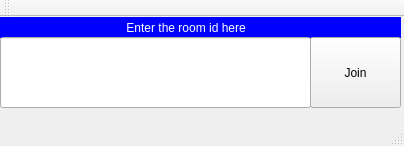
<?xml version="1.0" encoding="UTF-8"?>
<ui version="4.0">
 <class>LobbyIDClass</class>
 <widget class="QMainWindow" name="LobbyIDClass">
  <property name="geometry">
   <rect>
    <x>0</x>
    <y>0</y>
    <width>404</width>
    <height>146</height>
   </rect>
  </property>
  <property name="windowTitle">
   <string>LobbyID</string>
  </property>
  <widget class="QWidget" name="centralWidget">
   <widget class="QLabel" name="label">
    <property name="geometry">
     <rect>
      <x>0</x>
      <y>0</y>
      <width>401</width>
      <height>21</height>
     </rect>
    </property>
    <property name="styleSheet">
     <string notr="true">background-color: rgb(0, 0, 255);
color: rgb(255, 255, 255);</string>
    </property>
    <property name="text">
     <string>                                      Enter the room id here</string>
    </property>
   </widget>
   <widget class="QPushButton" name="JoinRoomButton">
    <property name="geometry">
     <rect>
      <x>310</x>
      <y>20</y>
      <width>91</width>
      <height>71</height>
     </rect>
    </property>
    <property name="text">
     <string>Join</string>
    </property>
   </widget>
   <widget class="QLineEdit" name="lineEdit">
    <property name="geometry">
     <rect>
      <x>0</x>
      <y>20</y>
      <width>311</width>
      <height>71</height>
     </rect>
    </property>
   </widget>
  </widget>
  <widget class="QMenuBar" name="menuBar">
   <property name="geometry">
    <rect>
     <x>0</x>
     <y>0</y>
     <width>404</width>
     <height>22</height>
    </rect>
   </property>
  </widget>
  <widget class="QToolBar" name="mainToolBar">
   <attribute name="toolBarArea">
    <enum>TopToolBarArea</enum>
   </attribute>
   <attribute name="toolBarBreak">
    <bool>false</bool>
   </attribute>
  </widget>
  <widget class="QStatusBar" name="statusBar"/>
 </widget>
 <layoutdefault spacing="6" margin="11"/>
 <resources/>
 <connections/>
</ui>
